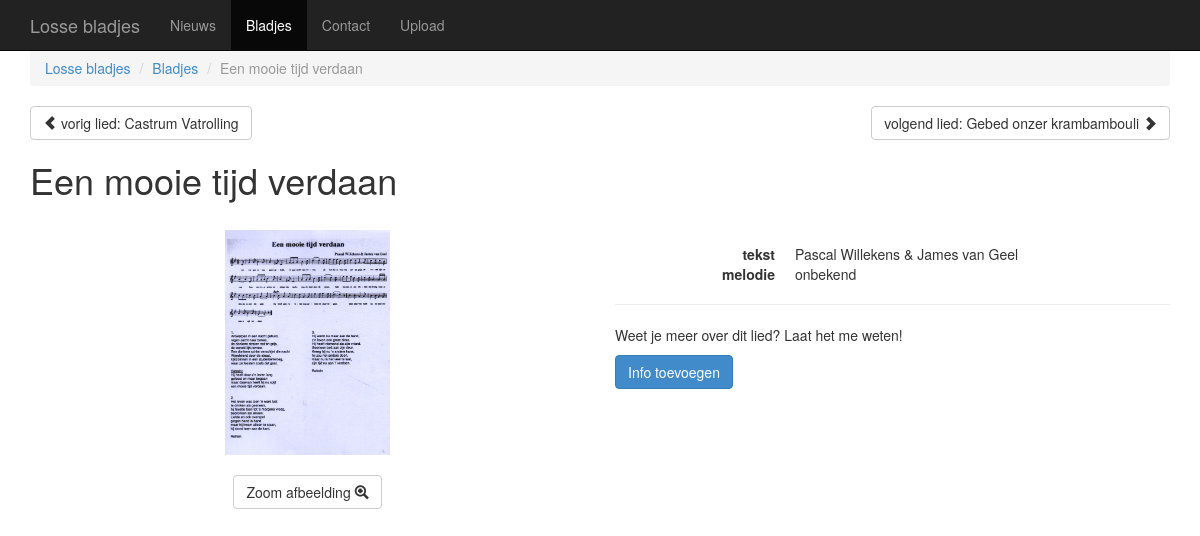
/blad/6, run on the app's committed database.
### lossebladjes/database.py (models this page shows)
class Blad(db.Model):
    id = db.Column(db.Integer, primary_key = True)
    titel = db.Column(db.String())
    auteur = db.Column(db.String())
    melodie = db.Column(db.String())
    toegevoegd_op = db.Column(db.String())
    voorgedragen_op = db.Column(db.String())
    eigenaar = db.Column(db.String())
    scan_filename = db.Column(db.String)
    extra = db.Column(db.String())

### lossebladjes/views.py (the view, shortened to what this page needs)
@app.route('/blad/<int:blad_id>', methods=['GET', 'POST'])
def blad(blad_id):
    blad = Blad.query.get(blad_id)
    next = Blad.query.filter(Blad.id > blad_id).order_by(Blad.id).first()
    prev = Blad.query.filter(Blad.id < blad_id).order_by(Blad.id.desc()).first()
    form = forms.OpmerkingBijBlad()
    return render_template("blad.html", blad=blad, next=next, prev=prev, form=form)

### lossebladjes/templates/blad.html (shortened to what this page needs)
{% extends "template.html" %}
{% from "_macros.html" import render_field %}
{% set title = blad.titel %}
{% set active_page = "bladjes" %}
{% set parent = [("bladjes", "Bladjes")] %}
{% block content %}
    <div class="row top-margin">
        <div class="col-xs-6">
        {% if prev %}
            <a class="btn btn-default pull-left fill" href="{{url_for('blad', blad_id=prev.id)}}">
                <span class="glyphicon glyphicon-chevron-left"></span>
                vorig lied: {{prev.titel}}
            </a>
        {% endif %}
        </div>
        <div class="col-xs-6">
        {% if next %}
            <a class="btn btn-default pull-right fill" href="{{url_for('blad', blad_id=next.id)}}">
                volgend lied: {{next.titel}}
                <span class="glyphicon glyphicon-chevron-right"></span>
            </a>
        {% endif %}
        </div>
    </div>
    <h1>{{blad.titel}}</h1>
    <div class="row">
        <div id="scans" class="col-sm-6  top-margin">
            <div class="row center-block" style="display:table">
                <div class="carousel slide col-xs-8; width:90%" data-interval='100'>
                    <div class="carousel-inner">
                        <div class="item text-center active">
                            <img src="{{ url_for('static', filename='scans/' + blad.scan_filename)}}" alt="{{blad.titel}}" class="img-responsive small center-block height-responsive">
                        </div>
                    </div>
                </div>
            </div>
            <div class="top-margin text-center">
                <a id='hide' href='#' type="button" class="btn btn-default">
                        Zoom afbeelding
                        <span class="glyphicon glyphicon-zoom-in"></span>
                </a>
            </div>
        </div>
        <div id='meta' class="col-sm-6 top-margin">
            <dl class="dl-horizontal">
                <dt>tekst</dt><dd>{% if blad.auteur %}{{blad.auteur}}{% else %}auteur onbekend{% endif %}</dd>
                <dt>melodie</dt><dd>{% if blad.melodie %}{{blad.melodie}}{% else %}onbekend{% endif %}</dd>
            </dl>
            <hr>
            <p>Weet je meer over dit lied? Laat het me weten!</p>
            <div id='pre-form' {% if form.errors %}hidden{% endif %}>
                <button id='show-form' class="btn btn-primary">Info toevoegen</button>
            </div>
        </div>
    </div>
{% endblock %}

### lossebladjes/templates/template.html (shortened to what this page needs)
<!DOCTYPE html>
<html lang="nl">
<head>
    {% set title = title|default('') -%}
    <link rel="stylesheet" href="{{ url_for('static', filename='css/merged.css') }}">
</head>
<body>
    <header class="navbar navbar-inverse navbar-fixed-top" role="banner">
        <div class="container">
            <div class="navbar-header">
                <a class="navbar-brand" href="{{ url_for('index') }}">Losse bladjes</a>
            </div>
            <nav role="navigation" class="collapse navbar-collapse" id="bs-example-navbar-collapse-1">
                <ul class="nav navbar-nav">
                    {% set nav = [
                        ('index', 'Nieuws'),
                        ('bladjes', 'Bladjes'),
                        ('contact', 'Contact'),
                        ('upload', 'Upload'),
                    ] -%}
                    {% set active_page = active_page|default('index') -%}
                    {% for page, caption in nav %}
                    <li{% if page == active_page %} class="active"{% endif %}>
                        <a href="{{ url_for(page) }}">{{ caption }}</a>
                    </li>
                    {% endfor %}
                </ul>
            </nav>
        </div>
    </header>
    <div class="container">
        <ol class="breadcrumb">
            <li><a href="{{url_for('index')}}">Losse bladjes</a></li>
            {% if parent -%}
            {% for page, name in parent %}
            <li><a href="{{ url_for(page) }}">{{name}}</a></li>
            {% endfor %}
            {% endif %}
            <li class="active">{{ title }}</li>
        </ol>
        {% block content %}{% endblock %}
    </div>
</body>
</html>

### data on the page
Blad: titel "Een mooie tijd verdaan", scan_filename (picture), auteur "Pascal Willekens & James van Geel"
Blad: titel "Castrum Vatrolling"
Blad: titel "Gebed onzer krambambouli"

### other printed values
{{ caption }} "Nieuws" "Bladjes" "Contact" "Upload"
{{ name }} "Bladjes"
